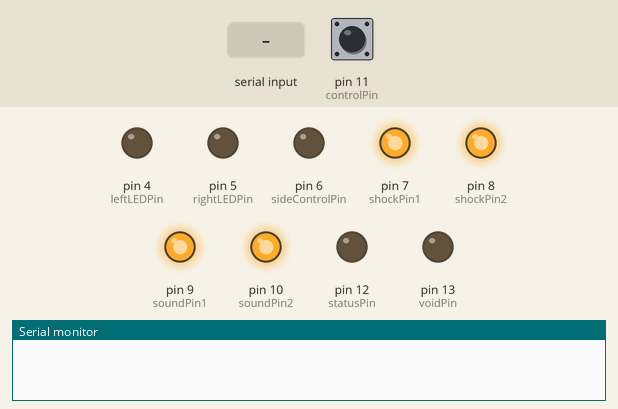
Simulated run of this sketch. Board: Arduino Uno, built with avr-gcc and run on an emulated ATmega328P. Parts: output pins drawn as LEDs (lit = HIGH), the last lines printed to the serial monitor. Inputs (shaded band) come from the test bench; at power-on: pin 11 (controlPin) HIGH.

Above: at 1.2 s.
1.3 s: "1" received over Serial
At 2.5 s:
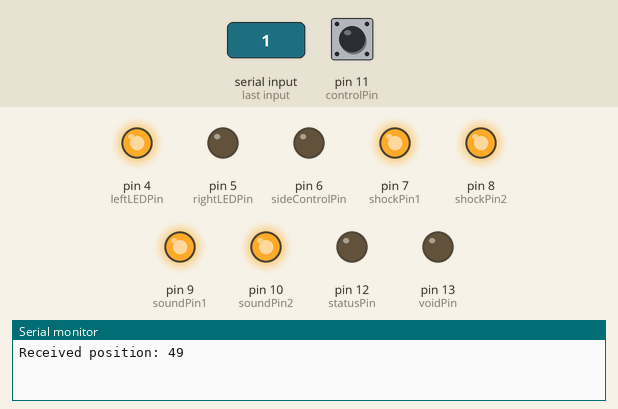
2.8 s: "0" received over Serial
At 3.9 s:
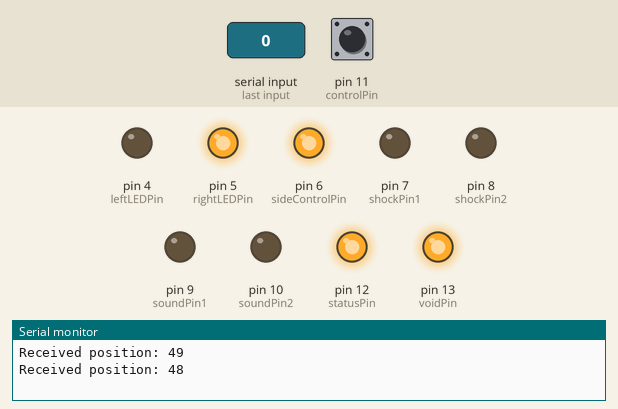
4.3 s: pin 11 (controlPin) pulled LOW for 0.15 s
At 5.0 s:
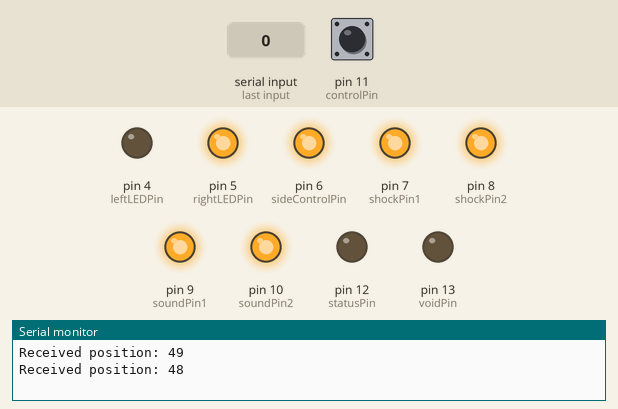
5.9 s: "1" received over Serial
At 6.2 s:
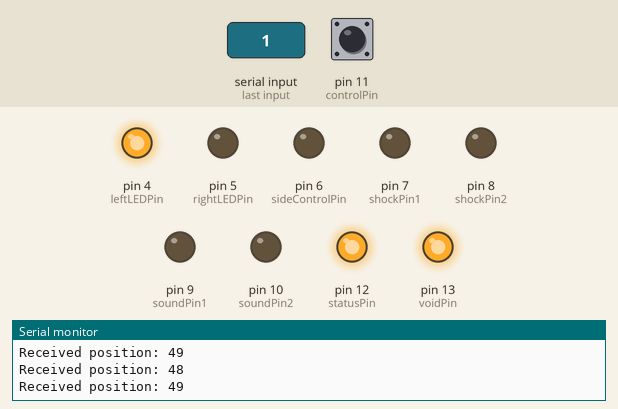
7.4 s: "2" received over Serial
At 8.6 s:
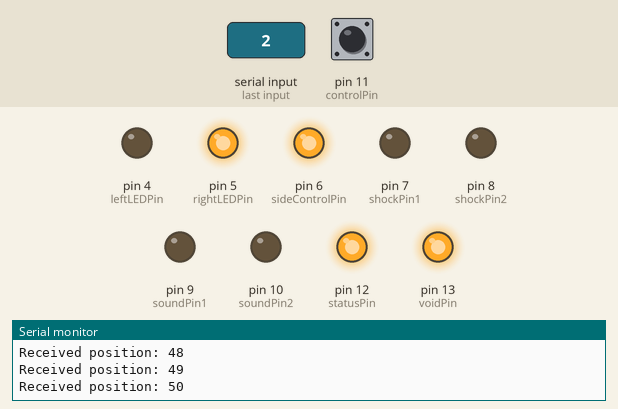
8.9 s: pin 11 (controlPin) pulled LOW for 1 s
At 9.7 s:
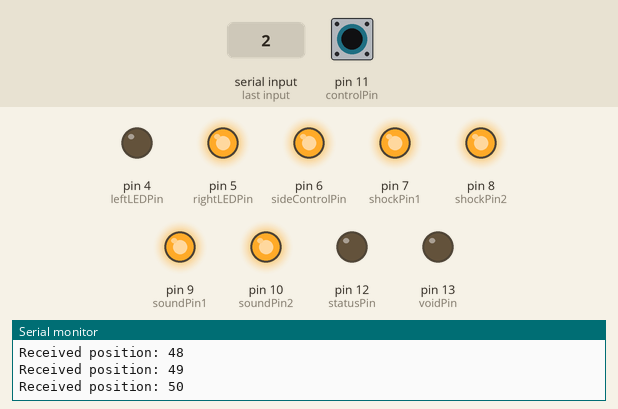
Timing chart, 0 to 11.9 s (numbered marks = the images above; inputs shaded):
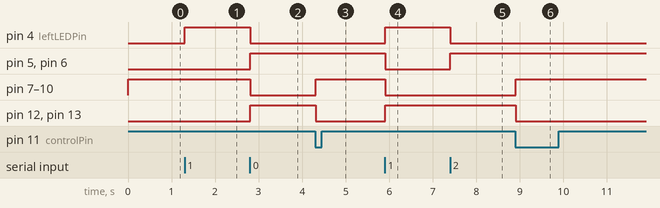

The sketch:

shuttle_detection.ino
```cpp
// (licence header left out)
/*
 * Pin assignments.
 */
int leftPin = 2; // Connected to LEFT OUT of shuttle cage.
int rightPin = 3; // Connected to RIGHT OUT of shuttle cage.

int statusPin = 12; // Is HIGH if switches are blocking signals.
int controlPin = 11; // Control box doesn't do anything if this input is LOW.

// Left and right sound channel switch control.
int soundPin1 = 9; // Controls the sound signal switch (right).
int soundPin2 = 10; // Controls the sound signal switch (left).

// Switch control for the two digital channels.
int shockPin1 = 7; // Controls the shocking signal switch (shock 1).
int shockPin2 = 8; // Controls the shocking signal switch (shock 2).

// Show internal side variable (on which side does the arduino think the mouse is?).
int leftLEDPin = 4; // Signals, that animal has been detected in the left cage half.
int rightLEDPin = 5; // Signals, that animal has been detected in the right cage half.

// These two pins are direct outputs from the arduino.
int sideControlPin = 6; // Outputs position (side) of mouse (used as SPARE IN of shuttle box).
int voidPin = 13; // Reserved for future usage. Currently: outputs status of switch activity.

/*
 * Configuration.
 */
// Whether the camera detection or the photodetector signals should be used
// for shuttle detection?
int USE_SERIAL_INPUT = 1;

/*
 * Control variables.
 */
// FIXME, we could integrate the last position over some time, to have a
// robust estimate.
int knownPos = -1; // Currently known position: 0 - left; 1 - right
int lastKnownPos = -1;

int sideChanged = 0; // Side change (shuttling) detected.

int controlVal = -1;
int eventType = -1; // 0 - STAY, 1 - GO
int leftVal = -1; // Value from leftPin input.
int rightVal = -1; // Value from rightPin input.

 // We need that, to read the detected position from the computer via USB.
int incomingByte = 0;

void setup() {
  // Shows switch blocking status atm.
  pinMode(LED_BUILTIN, OUTPUT);

  pinMode(leftPin, INPUT_PULLUP);
  pinMode(rightPin, INPUT_PULLUP);

  pinMode(statusPin, OUTPUT);
  pinMode(controlPin, INPUT_PULLUP);

  pinMode(soundPin1, OUTPUT);
  pinMode(soundPin2, OUTPUT);
  pinMode(shockPin1, OUTPUT);
  pinMode(shockPin2, OUTPUT);

  pinMode(sideControlPin, OUTPUT);
  pinMode(voidPin, OUTPUT);

  pinMode(leftLEDPin, OUTPUT);
  pinMode(rightLEDPin, OUTPUT);

  digitalWrite(statusPin, LOW);
  // The switches are by default turned off (non-blocking).
  // NOTE, switches are NO (normally open)
  digitalWrite(soundPin1, HIGH);
  digitalWrite(soundPin2, HIGH);
  digitalWrite(shockPin1, HIGH);
  digitalWrite(shockPin2, HIGH);
  digitalWrite(sideControlPin, LOW);
  digitalWrite(voidPin, LOW);

  digitalWrite(leftLEDPin, LOW);
  digitalWrite(rightLEDPin, LOW);

  Serial.begin(9600);
}

void loop() {
  delay(10);

  controlVal = digitalRead(controlPin);
  eventType = digitalRead(voidPin);

  lastKnownPos = knownPos;

  /* Identify current cage side of subject */
  if (USE_SERIAL_INPUT) {
    // Read position from computer.
    if (Serial.available() > 0) {
      // read the incoming byte:
      incomingByte = Serial.read();

      // Give a feedback.
      Serial.print("Received position: ");
      Serial.println(incomingByte, DEC);

      // 49 is ASCII code for 1.
      if (incomingByte == 49) {
        knownPos = 1;
      } else {
        knownPos = 0;
      }
    }


  } else {
    leftVal = digitalRead(leftPin);
    rightVal = digitalRead(rightPin);

    // Note, that LEFT and RIGHT OUT inputs are inverted.
    if (rightVal == LOW) {
      knownPos = 1;
    // Left will be our default position.
    } else if (leftVal == LOW || lastKnownPos != -1) {
      knownPos = 0;
    }
  }

  // Decide, whether position has changed:
  if (lastKnownPos != -1 && lastKnownPos != knownPos) {
    sideChanged = 1;
  }

  // User feedback.
  if (knownPos != -1) {
    if (knownPos == 0) {
      // Mouse is right.
      digitalWrite(leftLEDPin, LOW);
      digitalWrite(rightLEDPin, HIGH);

      digitalWrite(sideControlPin, HIGH);
    } else {
      // Mouse is left.
      digitalWrite(leftLEDPin, HIGH);
      digitalWrite(rightLEDPin, LOW);

      digitalWrite(sideControlPin, LOW);
    }
  }

  // We don't use the switches, if control var is low.
  if (controlVal == LOW) {
    goto default_mode;
  }

  // Block the signals until control signal is LOW again.
  if (sideChanged == 1) {
    goto blocking_mode;
  }

  goto default_mode;

  blocking_mode:

  digitalWrite(LED_BUILTIN, HIGH);

  digitalWrite(statusPin, HIGH);
  digitalWrite(soundPin1, LOW);
  digitalWrite(soundPin2, LOW);
  digitalWrite(shockPin1, LOW);
  digitalWrite(shockPin2, LOW);
  digitalWrite(voidPin, HIGH);

  return;

  default_mode:

  digitalWrite(LED_BUILTIN, LOW);

  digitalWrite(statusPin, LOW);
  // The switches are by default turned off (non-blocking).
  digitalWrite(soundPin1, HIGH);
  digitalWrite(soundPin2, HIGH);
  digitalWrite(shockPin1, HIGH);
  digitalWrite(shockPin2, HIGH);
  digitalWrite(voidPin, LOW);

  sideChanged = 0;
}
```

Measured:
- after the input at 1.3 s, pin 4 (leftLEDPin): LOW → HIGH at once
- after the input at 2.8 s, pin 4 (leftLEDPin), pin 7 (shockPin1), pin 8 (shockPin2), pin 9 (soundPin1), pin 10 (soundPin2): HIGH → LOW at once; pin 5 (rightLEDPin), pin 6 (sideControlPin), pin 12 (statusPin), pin 13 (voidPin): LOW → HIGH at once
- after the input at 4.3 s, pin 7 (shockPin1), pin 8 (shockPin2), pin 9 (soundPin1), pin 10 (soundPin2): LOW → HIGH at once; pin 12 (statusPin), pin 13 (voidPin): HIGH → LOW at once
- after the input at 5.9 s, pin 4 (leftLEDPin), pin 12 (statusPin), pin 13 (voidPin): LOW → HIGH at once; pin 5 (rightLEDPin), pin 6 (sideControlPin), pin 7 (shockPin1), pin 8 (shockPin2), pin 9 (soundPin1), pin 10 (soundPin2): HIGH → LOW at once
- after the input at 7.4 s, pin 4 (leftLEDPin): HIGH → LOW at once; pin 5 (rightLEDPin), pin 6 (sideControlPin): LOW → HIGH at once
- after the input at 8.9 s, pin 7 (shockPin1), pin 8 (shockPin2), pin 9 (soundPin1), pin 10 (soundPin2): LOW → HIGH at once; pin 12 (statusPin), pin 13 (voidPin): HIGH → LOW at once
